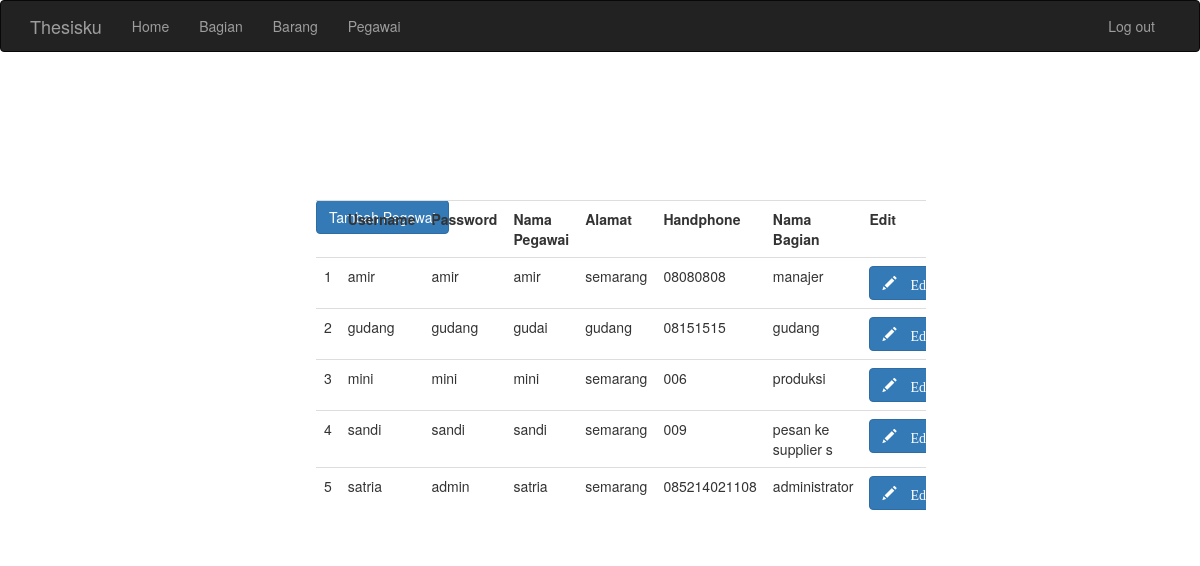
Page /admin/pegawai/index.php on the committed database.
### tables this page shows
CREATE TABLE `pegawai` (
  `id_pegawai` int(16) NOT NULL,
  `username` varchar(32) NOT NULL,
  `password` varchar(16) NOT NULL,
  `nama_pegawai` varchar(32) NOT NULL,
  `alamat_pegawai` varchar(64) NOT NULL,
  `hp_pegawai` varchar(16) NOT NULL,
  `id_bagian` int(8) NOT NULL
);

CREATE TABLE `bagian` (
  `id_bagian` int(8) NOT NULL,
  `nama_bagian` varchar(32) NOT NULL
);

### admin/pegawai/pegawai_konek.php (called while the page is built, shortened)
<?php
include "../../class/config.php";
include "../../class/pegawai.php";
	$d1 = new database();
	$conn = $d1->koneksidatabase();
	$PegawaiList = new pegawai($conn);
	$PegawaiList->PegawaiList();
	$DaftarPegawai = $PegawaiList->PegawaiList();
?>

### class/pegawai.php (called while the page is built, shortened)
<?php
	class pegawai
	{
		private $conn;
		function __construct($conn) {
			$this->conn = $conn;
		}
		function PegawaiList ()
		{
			$sqlPegawaiList = $this->conn->query("SELECT id_pegawai, username, password, nama_pegawai, alamat_pegawai, hp_pegawai, nama_bagian FROM pegawai NATURAL JOIN bagian ORDER BY nama_pegawai ASC ");
			while ($row = $sqlPegawaiList->fetch_assoc())
			{
				$data [] = $row;
			}
			return $data;
		}
	}
?>

### admin/pegawai/pegawai_tabel.php (the view, shortened to what this page needs)
<div class="container-fluid">
	<div class="row">
        <div class="col-md-8 col-md-offset-2">
            <div class="table-responsive">
                <table class="table">
                    <tr>
                        <th> </th>
                        <th> Username </th>
                        <th> Password </th>
                        <th> Nama Pegawai </th>
                        <th> Alamat </th>
                        <th> Handphone </th>
                        <th> Nama Bagian </th>
                        <th> Edit </th>
                    </tr>
                    <tr>
                    <?php
                        foreach ($DaftarPegawai as $key => $data) {
                    ?>
                        <td> <?php echo $key+1 ?> </td>
                        <td> <?php echo $data["username"] ?> </td>
                        <td> <?php echo $data["password"] ?> </td>
                        <td> <?php echo $data["nama_pegawai"] ?> </td>
                        <td> <?php echo $data["alamat_pegawai"] ?> </td>
                        <td> <?php echo $data["hp_pegawai"] ?> </td>
                        <td> <?php echo $data["nama_bagian"] ?> </td>
                        <td>
                            <a href="pegawai_form_edit.php?id=<?php echo $data['id_pegawai'] ?>">
                            <button type="button" class="btn btn-primary">
                                <span class="glyphicon glyphicon-pencil">
                                    Edit
                                </span>
                            </button>
                            </a>
                        </td>
                        </tr>
                        <?php
                        }
                    ?>
                </table>
            </div>
        </div>
	</div>
</div>

### rows in the picture
pegawai: username "amir", password "amir", nama_pegawai "amir", alamat_pegawai "semarang", hp_pegawai "08080808", id_bagian.nama_bagian "manajer"
pegawai: username "gudang", password "gudang", nama_pegawai "gudai", alamat_pegawai "gudang", hp_pegawai "08151515", id_bagian.nama_bagian "gudang"
pegawai: username "mini", password "mini", nama_pegawai "mini", alamat_pegawai "semarang", hp_pegawai "006", id_bagian.nama_bagian "produksi"
pegawai: username "sandi", password "sandi", nama_pegawai "sandi", alamat_pegawai "semarang", hp_pegawai "009", id_bagian.nama_bagian "pesan ke supplier s"
pegawai: username "satria", password "admin", nama_pegawai "satria", alamat_pegawai "semarang", hp_pegawai "085214021108", id_bagian.nama_bagian "administrator"
